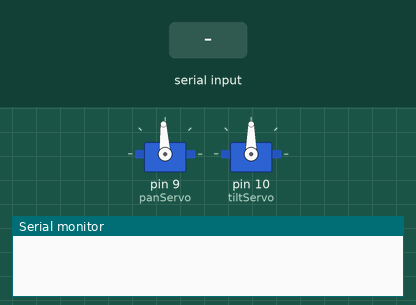
This sketch was run on a simulated Arduino Uno, built with avr-gcc and run on an emulated ATmega328P. On the bench: 2 × servo, the last lines printed to the serial monitor. The inputs (shaded band) are chosen by the test bench.

Above: at 1.2 s.
1.3 s: "l" received over Serial
At 2.2 s:
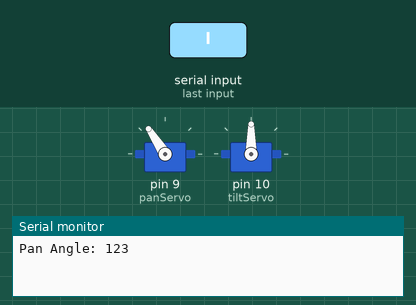
2.8 s: "u" received over Serial
At 3.3 s:
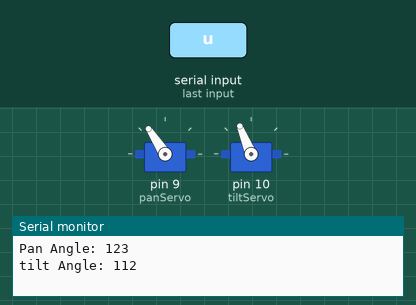
4.3 s: "l" received over Serial
At 5.5 s:
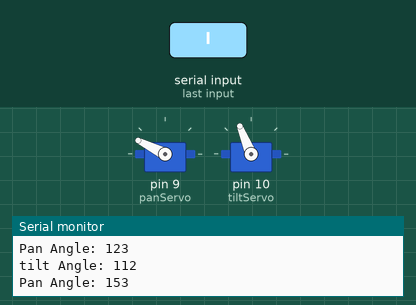
5.8 s: "d" received over Serial
At 6.8 s:
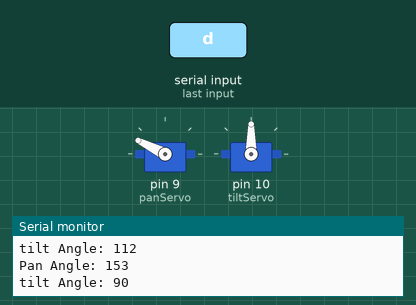
7.3 s: "d" received over Serial
At 8.0 s:
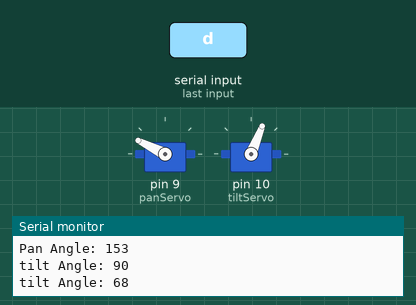
Timing chart, 0 to 9.8 s (numbered marks = the images above; inputs shaded):
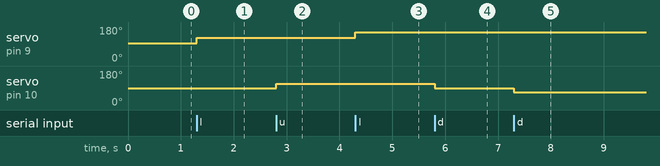

Measured:
- after the input at 1.3 s, servo on pin 9 (panServo): 93° → 123° at once
- after the input at 2.8 s, servo on pin 10 (tiltServo): 90° → 112° at once
- after the input at 4.3 s, servo on pin 9 (panServo): 123° → 153° at once
- after the input at 5.8 s, servo on pin 10 (tiltServo): 112° → 90° at once
- after the input at 7.3 s, servo on pin 10 (tiltServo): 90° → 68° at once

The sketch:

RotateByInput_20240514.ino
```cpp
#include <Servo.h>

Servo panServo;
Servo tiltServo;

int panAngle = 93;  // 초기 각도
int tiltAngle = 90;  // 초기 각도

void setup() {
  Serial.begin(9600);
  panServo.attach(9);
  tiltServo.attach(10);
  panServo.write(panAngle);  // 초기 각도로 설정
  tiltServo.write(tiltAngle);  // 초기 각도로 설정
}

void loop() {
  if (Serial.available() > 0) {
    char input = Serial.read();
     if (input == 'l')
    {  // 왼쪽으로 이동
        panAngle = min(170, panAngle + 30);  // 최대 각도는 170
        panServo.attach(9);
        panServo.write(panAngle);
        delay(200);
        int servoAngle_p = panServo.read();  // 서보모터의 현재 각도 읽기
        Serial.print("Pan Angle: ");
        Serial.println(servoAngle_p);
        panServo.detach(); // 모터 연결 해제 ; Jitter 방지

    /*
    {
      if(panAngle<154) //3번 L입력 전까지는 계속 회전받고
      {
        for(int i=1; i<31; i++)
        {
          panServo.attach(9);
          //panAngle = ;  // panAngle 최대값은 170
          panServo.write(min(170, panAngle + i));
          delay(10); //0.01 sec ; 총 30도 이동에 0.3sec 소요
          panServo.detach();
        }
        panAngle = min(170, panAngle + 30); // 여기서 panAngle이 170(MAX)되고 나면 더 이상 회전 없음
      }

      int servoAngle_p = panServo.read();  // 서보모터의 현재 각도 읽기
      Serial.print("Pan Angle: ");
      Serial.println(servoAngle_p);

    */
    }

    else if (input == 'r')
    { // 오른쪽으로 이동
      panAngle = max(10, panAngle - 30);  // 최소 각도는 10
      panServo.write(panAngle);
      delay(200);
      int servoAngle_p = panServo.read();  // 서보모터의 현재 각도 읽기
      Serial.print("Pan Angle: ");
      Serial.println(servoAngle_p);
      panServo.detach(); // 모터 연결 해제 ; Jitter 방지
    }


    else if (input == 'u')
    { // 위로 이동
      tiltAngle = min(170, tiltAngle + 22);  // 최대 각도 170
      tiltServo.write(tiltAngle);
      int servoAngle_t = tiltServo.read();  // 서보모터의 현재 각도 읽기
      Serial.print("tilt Angle: ");
      Serial.println(servoAngle_t);
      delay(100);
    }
    else if (input == 'd')
    {    //  아래로 이동
      tiltAngle = max(10, tiltAngle - 22);  // 최소 각도는 10도
      tiltServo.write(tiltAngle);
      int servoAngle_t = tiltServo.read();  // 서보모터의 현재 각도 읽기
      Serial.print("tilt Angle: ");
      Serial.println(servoAngle_t);
      delay(100);

    }
  }
}
```
